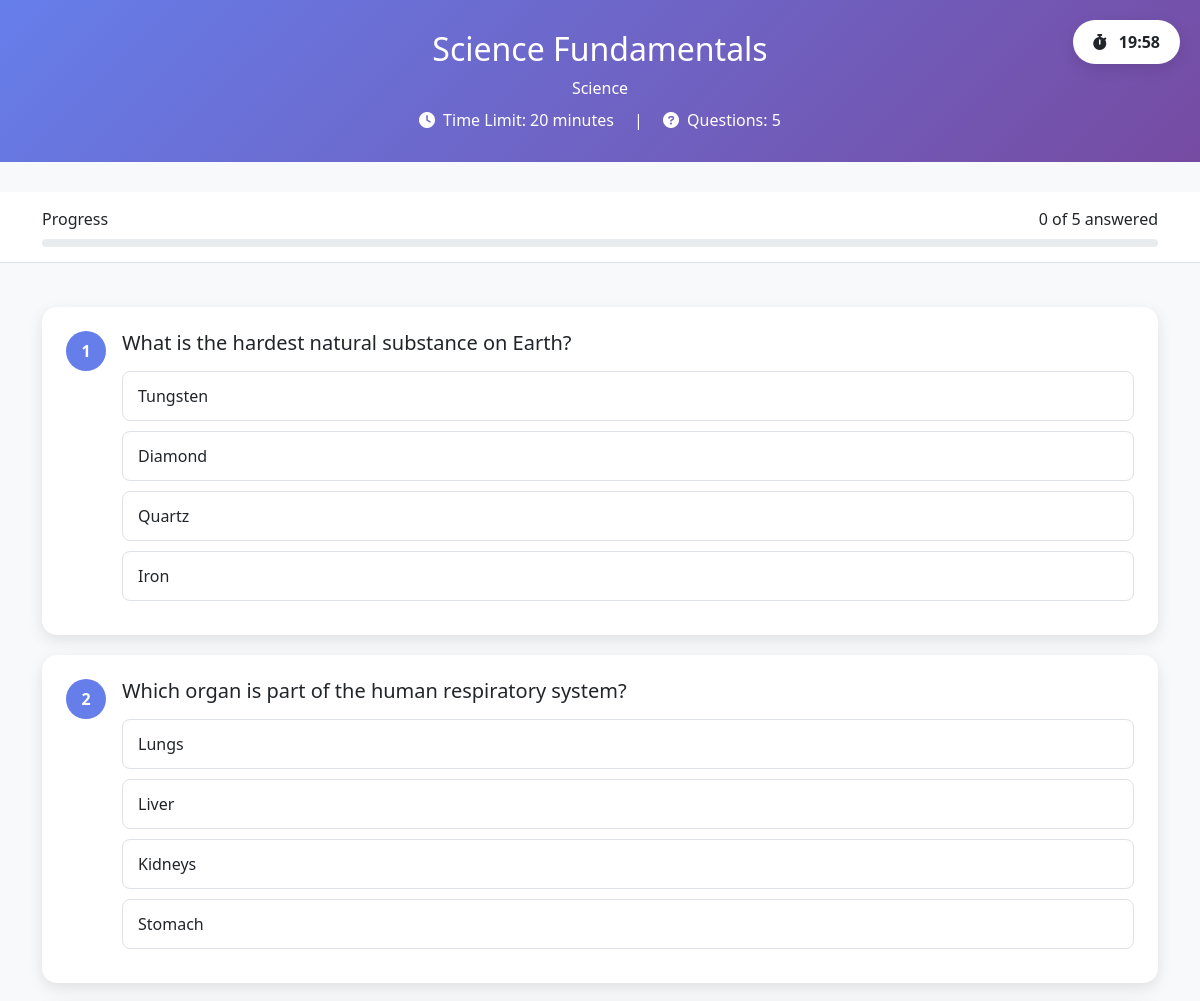
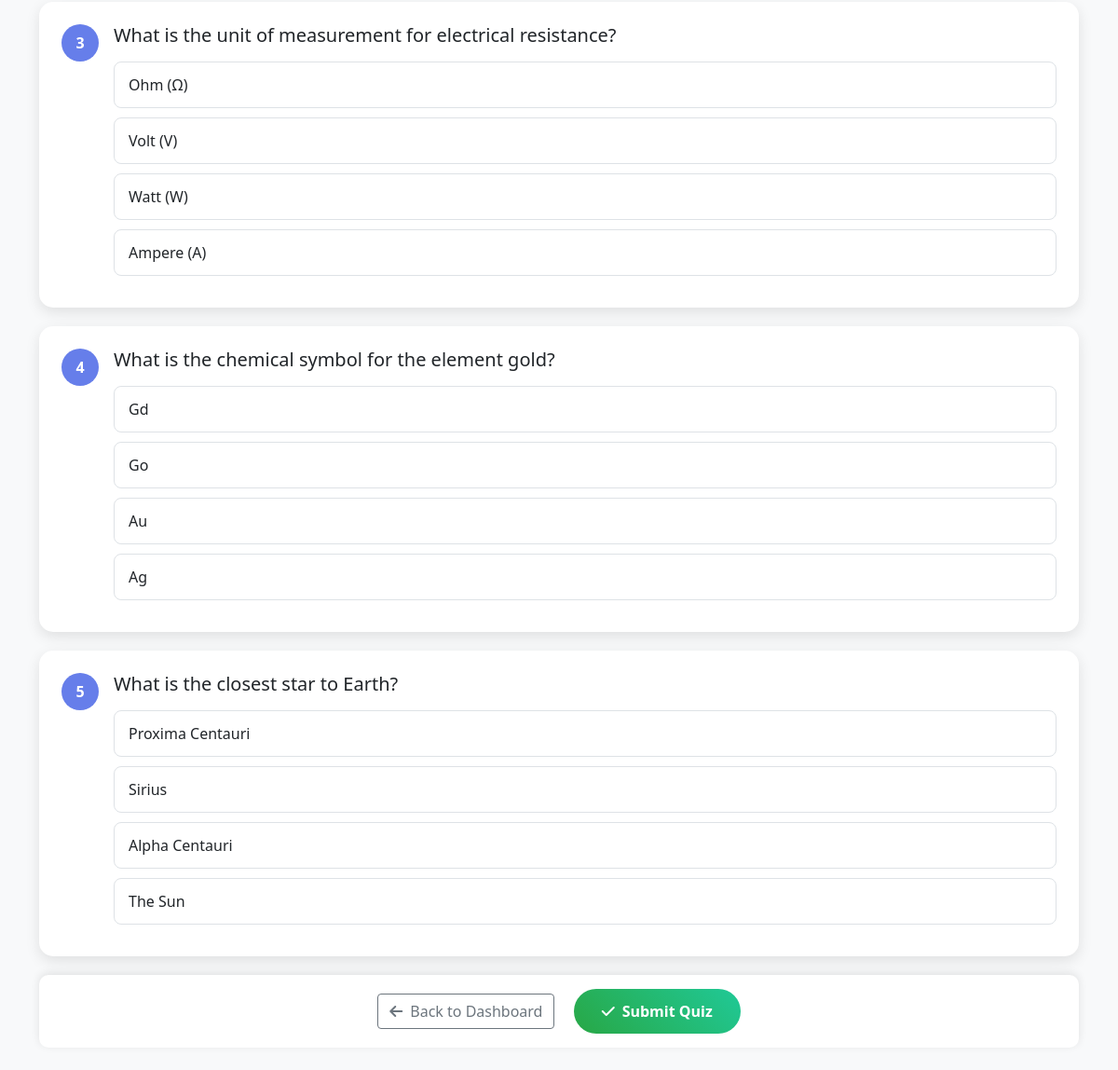
/take-quiz.php?id=2 (signed in), run on the app's committed database (2 pictures, top to bottom).
### tables this page shows
CREATE TABLE IF NOT EXISTS `quizzes` (
  `id` int NOT NULL AUTO_INCREMENT,
  `title` varchar(200) NOT NULL,
  `description` text,
  `subject_id` int NOT NULL,
  `time_limit` int DEFAULT '30',
  `max_attempts` int DEFAULT '0',
  `passing_score` int DEFAULT '60',
  `shuffle_questions` tinyint(1) DEFAULT '1',
  `show_results_immediately` tinyint(1) DEFAULT '1',
  `status` enum('active','inactive','draft') DEFAULT 'draft',
  `created_at` timestamp NULL DEFAULT CURRENT_TIMESTAMP,
  `updated_at` timestamp NULL DEFAULT CURRENT_TIMESTAMP ON UPDATE CURRENT_TIMESTAMP,
  PRIMARY KEY (`id`),
  KEY `idx_quizzes_subject` (`subject_id`),
  KEY `idx_quizzes_status` (`status`)
);

CREATE TABLE IF NOT EXISTS `subjects` (
  `id` int NOT NULL AUTO_INCREMENT,
  `name` varchar(100) NOT NULL,
  `description` text,
  `image` varchar(255) DEFAULT NULL,
  `status` enum('active','inactive') DEFAULT 'active',
  `created_at` timestamp NULL DEFAULT CURRENT_TIMESTAMP,
  `updated_at` timestamp NULL DEFAULT CURRENT_TIMESTAMP ON UPDATE CURRENT_TIMESTAMP,
  PRIMARY KEY (`id`)
);

CREATE TABLE IF NOT EXISTS `questions` (
  `id` int NOT NULL AUTO_INCREMENT,
  `quiz_id` int NOT NULL,
  `question_text` text NOT NULL,
  `question_type` enum('multiple_choice','true_false') NOT NULL DEFAULT 'multiple_choice',
  `option_a` varchar(255) DEFAULT NULL,
  `option_b` varchar(255) DEFAULT NULL,
  `option_c` varchar(255) DEFAULT NULL,
  `option_d` varchar(255) DEFAULT NULL,
  `correct_answer` varchar(10) NOT NULL,
  `explanation` text,
  `points` int NOT NULL DEFAULT '1',
  `created_at` timestamp NULL DEFAULT CURRENT_TIMESTAMP,
  PRIMARY KEY (`id`),
  KEY `quiz_id` (`quiz_id`)
);

### take-quiz.php (the view, shortened to what this page needs)
<?php
require_once 'config.php';
$quiz_id = isset($_GET['id']) ? (int)$_GET['id'] : 0;
$quiz = null;
$questions = [];
try {
    $stmt = $pdo->prepare("
        SELECT q.*, s.name as subject_name
        FROM quizzes q
        JOIN subjects s ON q.subject_id = s.id
        WHERE q.id = ? AND q.status = 'active'
    ");
    $stmt->execute([$quiz_id]);
    $quiz = $stmt->fetch();
    $stmt = $pdo->prepare("SELECT * FROM questions WHERE quiz_id = ? ORDER BY id ASC");
    $stmt->execute([$quiz_id]);
    $questions = $stmt->fetchAll();
} catch (PDOException $e) {
    $error = 'Database error occurred: ' . $e->getMessage();
}
?>
<!DOCTYPE html>
<html lang="en">
<head>
    <link href="https://cdnjs.cloudflare.com/ajax/libs/bootstrap/5.1.3/css/bootstrap.min.css" rel="stylesheet">
    <link href="https://cdnjs.cloudflare.com/ajax/libs/font-awesome/6.0.0/css/all.min.css" rel="stylesheet">
</head>
<body>
    <div class="quiz-header text-center">
        <div class="container">
            <h2><?php echo htmlspecialchars($quiz['title']); ?></h2>
            <p class="mb-2"><?php echo htmlspecialchars($quiz['subject_name']); ?></p>
            <p class="mb-0">
                <i class="fas fa-clock me-2"></i>Time Limit: <?php echo $quiz['time_limit']; ?> minutes
                <span class="mx-3">|</span>
                <i class="fas fa-question-circle me-2"></i>Questions: <?php echo count($questions); ?>
            </p>
        </div>
    </div>
    <div class="timer" id="timer">
        <i class="fas fa-stopwatch me-2"></i>
        <span id="time-display"><?php echo $quiz['time_limit']; ?>:00</span>
    </div>
    <div class="progress-container">
        <div class="container">
            <div class="d-flex justify-content-between align-items-center">
                <h6 class="mb-0">Progress</h6>
                <span id="progress-text">0 of <?php echo count($questions); ?> answered</span>
            </div>
            <div class="progress mt-2" style="height: 8px;">
            </div>
        </div>
    </div>
    <div class="container py-4">
        <form method="POST" id="quizForm">
            <?php foreach ($questions as $index => $question): ?>
                <div class="question-card card" id="question-<?php echo $index + 1; ?>">
                    <div class="card-body p-4">
                        <div class="d-flex align-items-start">
                            <div class="question-number me-3">
                                <?php echo $index + 1; ?>
                            </div>
                            <div class="flex-grow-1">
                                <h5 class="mb-3"><?php echo htmlspecialchars($question['question_text']); ?></h5>
                                <?php if ($question['question_type'] === 'multiple_choice'): ?>
                                    <?php
                                    $options = [];
                                    if (!empty($question['option_a'])) $options['A'] = $question['option_a'];
                                    if (!empty($question['option_b'])) $options['B'] = $question['option_b'];
                                    if (!empty($question['option_c'])) $options['C'] = $question['option_c'];
                                    if (!empty($question['option_d'])) $options['D'] = $question['option_d'];
                                    ?>
                                    <div class="options-container">
                                        <?php foreach ($options as $key => $option): ?>
                                            <label for="q<?php echo $question['id']; ?>_<?php echo $key; ?>" class="option-label d-block">
                                                <?php echo htmlspecialchars($option); ?>
                                            </label>
                                        <?php endforeach; ?>
                                    </div>
                                <?php else:  ?>
                                    <input type="text" class="form-control"
                                           name="answers[<?php echo $question['id']; ?>]"
                                           placeholder="Enter your answer" onchange="updateProgress()">
                                <?php endif; ?>
                            </div>
                        </div>
                    </div>
                </div>
            <?php endforeach; ?>
            <div class="navigation-buttons text-center">
                <button type="button" class="btn btn-outline-secondary me-3" onclick="window.history.back()">
                    <i class="fas fa-arrow-left me-2"></i>Back to Dashboard
                </button>
                <button type="button" class="btn btn-submit" onclick="confirmSubmit()">
                    <i class="fas fa-check me-2"></i>Submit Quiz
                </button>
            </div>
        </form>
    </div>
</body>
</html>

### take-quiz.php (style rules this page uses)
body { background-color: #f8f9fa; font-family: 'Segoe UI', Tahoma, Geneva, Verdana, sans-serif; }
.quiz-header { background: linear-gradient(135deg, #667eea 0%, #764ba2 100%); color: white; padding: 30px 0; margin-bottom: 30px; }
.question-card { border: none; border-radius: 15px; box-shadow: 0 5px 15px rgba(0,0,0,0.1); margin-bottom: 20px; transition: all 0.3s ease; }
.timer { position: fixed; top: 20px; right: 20px; background: white; border-radius: 50px; padding: 10px 20px; box-shadow: 0 5px 15px rgba(0,0,0,0.1); z-index: 1000; font-weight: bold; }
.progress-container { position: sticky; top: 0; background: white; z-index: 999; padding: 15px 0; border-bottom: 1px solid #dee2e6; margin-bottom: 20px; }
.btn-submit { background: linear-gradient(45deg, #28a745, #20c997); border: none; color: white; padding: 12px 30px; border-radius: 25px; font-weight: bold; }
.question-number { min-width: 40px; height: 40px; display: flex; align-items: center; justify-content: center; border-radius: 50%; background: #667eea; color: white; font-weight: bold; }
.navigation-buttons { position: sticky; bottom: 20px; background: white; padding: 15px; border-radius: 10px; box-shadow: 0 -2px 10px rgba(0,0,0,0.1); margin-top: 20px; }
.option-label { padding: 12px 15px; border-radius: 8px; margin-bottom: 10px; cursor: pointer; transition: all 0.2s; border: 1px solid #dee2e6; }

### data on the page
quizzes: title "Science Fundamentals", subject.name "Science", time_limit "20"
questions: question_text "What is the hardest natural substance on Earth?", option_a "Tungsten", option_b "Diamond", option_c "Quartz", option_d "Iron"
questions: question_text "Which organ is part of the human respiratory system?", option_a "Lungs", option_b "Liver", option_c "Kidneys", option_d "Stomach"
questions: question_text "What is the unit of measurement for electrical resistance?", option_a "Ohm (Ω)", option_b "Volt (V)", option_c "Watt (W)", option_d "Ampere (A)"
questions: question_text "What is the chemical symbol for the element gold?", option_a "Gd", option_b "Go", option_c "Au", option_d "Ag"
questions: question_text "What is the closest star to Earth?", option_a "Proxima Centauri", option_b "Sirius", option_c "Alpha Centauri", option_d "The Sun"

### other printed values
count($questions) "5"
